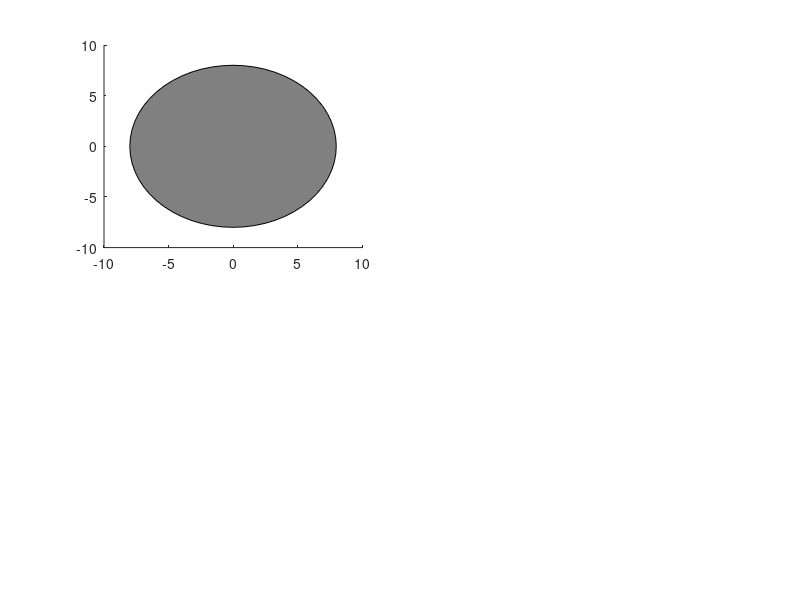

MATLAB code to generate this figure: (Note: this script raises an error after producing the figure.)
function MA_analsis()
    %% Place 1avg_bodypos.out, 2avg_bodypos.out, 3avg_bodypos.out, 4avg_bodypos.out
    % and 1body_0_pos.out, 2body_0_pos.out, 3body_0_pos.out, 4body_0_pos.out
    % in this directory
    clear all;
    %close all;
    clear screen;
    set(0,'defaultfigurecolor',[1 1 1])

    figure('units','normalized','outerposition',[0 0 1 1]);

    for i=1:4
        subplot(2,2,i);
        % draw destination
        rectangle('Position',[-8,-8,16,16],...
            'Curvature',[1,1],...
            'FaceColor',[0.5 0.5 0.5])
%         daspect([1,1,1])    


        targetfname = sprintf('%dtargetpos.out',i);
        inputfile = fopen(targetfname);
        comvalues = textscan(inputfile, '%f (%f, %f, %f)');
        fclose(inputfile);
        targettimestamp = comvalues{1};
        targetxpos = comvalues{2};
        %ypos = values{3};
        targetzpos = comvalues{4};

        avgfname = sprintf('%davg_bodypos.out',i);
        inputfile = fopen(avgfname);
        comvalues = textscan(inputfile, '%f [%f, %f, %f]');
        fclose(inputfile);
        comtimestamp = comvalues{1};
        comxpos = comvalues{2};
        %ypos = values{3};
        comzpos = comvalues{4};

        bodyposfname = sprintf('%dbody_0_pos.out',i);
        inputfile = fopen(bodyposfname);
        headvalues = textscan(inputfile, '%f (%f, %f, %f)');
        fclose(inputfile);
        headvaluestimestamp = headvalues{1};
        headvaluesxpos = headvalues{2};
        %ypos = values{3};
        headvalueszpos = headvalues{4};
        hold on;
        grid on;
        %titlestr = sprintf('Target @ X,Z (%.2f,%.2f)', targetvaluesxpos(i), targetvalueszpos(i));
        %title(titlestr,'Fontsize',16);
        axis([-60 60 -60 60])
        plot(targetxpos(1:20:end), targetzpos(1:20:end), '.g', 'Markersize', 15);
        plot(comxpos(1:20:end), comzpos(1:20:end), '.b', 'Markersize', 10);
        %plot(headvaluesxpos(1:10:end), headvalueszpos(1:10:end), '.r', 'Markersize', 10);
        %plot(targetvaluesxpos(i), targetvalueszpos(i),'.g', 'Markersize', 20);
        xlabel('X','Fontsize',15)
        ylabel('Z','Fontsize',15)
        %l = legend('Target','Avg body position','Head position');
        l = legend('Target','Avg body position');
        set(l,'Location','best');
        %set(gca,'XTick',xtick,'YTick',ytick,'Fontsize',12);
        hold off;
    end

    fname = exportfname([],'.pdf');
    export_fig(fname,'-painters','-pdf', '-p5');
end

function fname=exportfname(prefix,postfix)
    curdir = pwd;
    dirs = textscan(curdir,'%s','Delimiter','\\');
    dirstr = dirs{1};
    fname = strcat(prefix,char(dirstr(end-1)),'_',char(dirstr(end)),postfix);
end
